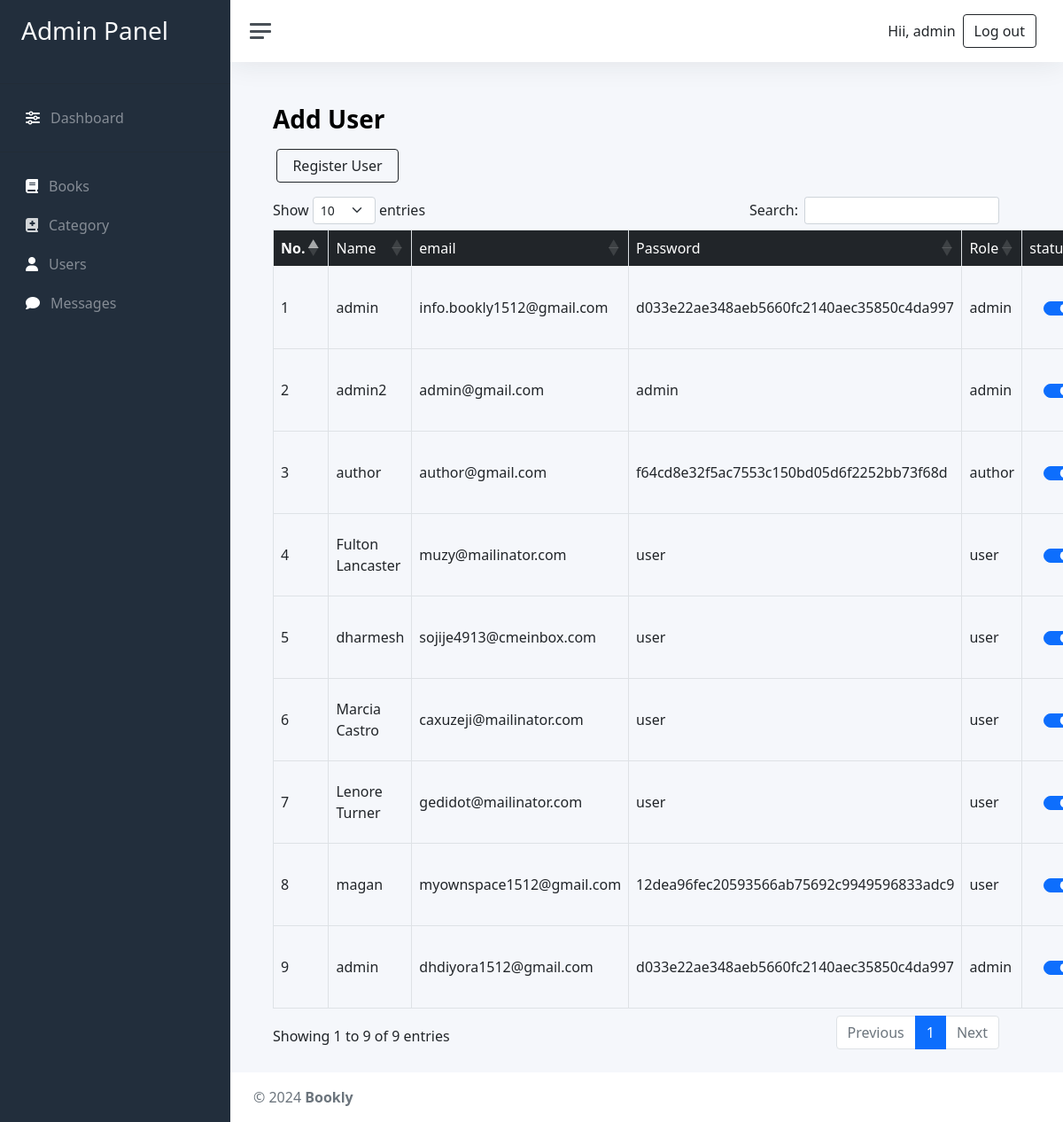
/admin/admin.php (signed in), run on the app's committed database.
### tables this page shows
CREATE TABLE `users` (
  `id` int(100) NOT NULL,
  `name` varchar(100) NOT NULL,
  `email` varchar(100) NOT NULL,
  `password` varchar(100) NOT NULL,
  `user_type` varchar(20) NOT NULL DEFAULT 'user',
  `status` int(20) NOT NULL
);

### admin/admin.php (the view, shortened to what this page needs)
<?php
include('includes/header.php');
include('includes/navbar.php');
?>
<div class="main">
    <nav class="navbar navbar-expand navbar-light navbar-bg">
        <a class="sidebar-toggle js-sidebar-toggle">
            <i class="hamburger align-self-center"></i>
        </a>
        <div class="navbar-collapse collapse">
            <ul class="navbar-nav navbar-align">
                <li class="nav-item d-flex justify-content-center align-items-center">
                    <div class="text-dark">Hii, <?php echo $_SESSION['admin_name'] . " "; ?></div>
                    <a class="nav-link" href="../logout.php">
                        <button type="button" class="btn btn-outline-dark">
                            Log out
                        </button>
                    </a>
                </li>
            </ul>
        </div>
    </nav>
    <main class="content">
        <div class="container-fluid p-0">
            <h1 class="h3 mb-3"><strong>Add User</strong> </h1>
            <div class="row">
                <button type="button" class="btn btn-outline-dark mb-3 ms-3" data-bs-toggle="modal" data-bs-target="#user" style="width: 138px;">
                    Register User
                </button>
                <div class="row">
                    <div class="col-xl-12 col-xxl-12 d-flex">
                        <div class="w-100">
                            <div class="row" id="example1">
                                <table id="users" class="table table-bordered" style="width:100%">
                                    <thead class='table-dark'>
                                        <tr>
                                            <th>No.</th>
                                            <td>Name</td>
                                            <td>email</td>
                                            <td>Password</td>
                                            <td>Role</td>
                                            <td>status</td>
                                        </tr>
                                    </thead>
                                    <tbody>
                                        <form action="" method="post">
                                            <?php
                                            $select_users = mysqli_query($conn, "SELECT * FROM `users`") or die('query failed');
                                            if (mysqli_num_rows($select_users) > 0) {
                                                while ($fetch_user = mysqli_fetch_assoc($select_users)) {
                                            ?>
                                                    <tr>
                                                        <td></td>
                                                        <td><?php echo $fetch_user['name'] ?></td>
                                                        <td><?php echo $fetch_user['email'] ?></td>
                                                        <td><?php echo $fetch_user['password'] ?></td>
                                                        <td><?php echo $fetch_user['user_type'] ?></td>
                                                        <td>
                                                            <div class="form-check form-switch justify-content-center align-items-center d-flex">
                                                                <input class="form-check-input" type="checkbox" name="shows" id="shows" value=<?php echo '"' . $fetch_user['status'] . '"';
                                                                                                                                                if ($fetch_user['status'] == "1") {
                                                                                                                                                    echo "checked";
                                                                                                                                                } ?> onclick="useractivate(<?php echo $fetch_user['id']; ?>)">
                                                            </div>
                                                        </td>
                                                    </tr>
                                            <?php
                                                }
                                            } else {
                                                echo '<p class="empty">no products added yet!</p>';
                                            }
                                            ?>
                                        </form>
                                    </tbody>
                                </table>
                            </div>
                        </div>
                    </div>
                </div>
            </div>
    </main>
    <?php
    include('includes/footer.php') ?>

### admin/css/style.css (style rules this page uses)
a { text-decoration: none !important; }

### data on the page
users: name "admin", email "info.bookly1512@gmail.com", password "d033e22ae348aeb5660fc2140aec35850c4da997", user_type "admin", status "☑"
users: name "admin2", email "admin@gmail.com", password "admin", user_type "admin", status "☑"
users: name "author", email "author@gmail.com", password "f64cd8e32f5ac7553c150bd05d6f2252bb73f68d", user_type "author", status "☑"
users: name "Fulton Lancaster", email "muzy@mailinator.com", password "user", user_type "user", status "☑"
users: name "dharmesh", email "sojije4913@cmeinbox.com", password "user", user_type "user", status "☑"
users: name "Marcia Castro", email "caxuzeji@mailinator.com", password "user", user_type "user", status "☑"
users: name "Lenore Turner", email "gedidot@mailinator.com", password "user", user_type "user", status "☑"
users: name "magan", email "myownspace1512@gmail.com", password "12dea96fec20593566ab75692c9949596833adc9", user_type "user", status "☑"
users: name "admin", email "dhdiyora1512@gmail.com", password "d033e22ae348aeb5660fc2140aec35850c4da997", user_type "admin", status "☑"

### other printed values
$_SESSION['admin_name'] "admin"
